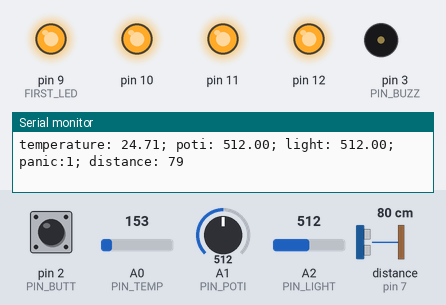
The sketch below on a simulated Arduino Uno, built with avr-gcc and run on an emulated ATmega328P. Shown: output pins drawn as LEDs (lit = HIGH), buzzer (waves = sounding), the last lines printed to the serial monitor. Wiring (inferred from the names in the program): ultrasonic range finder: trigger pin 6; echo pin 7. The test bench sets the inputs (shaded band); at power-on: pin 2 (PIN_BUTT) LOW, distance to the obstacle (sensor on pin 7) 80 cm, A0 (PIN_TEMP) = 153, A1 (PIN_POTI) = 512, A2 (PIN_LIGHT) = 512. The echo pulse lasts 58.3 µs per cm; pins used as bus, display or sensor lines are not drawn.

Above: at 1.2 s.
1.3 s: pin 2 (PIN_BUTT) pulled HIGH for 1 s
At 1.49 s:
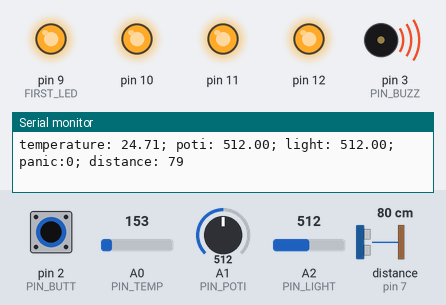
4.3 s: distance to the obstacle (sensor on pin 7) set to 18 cm
7.3 s: pin 2 (PIN_BUTT) pulled HIGH for 0.15 s
At 8.4 s:
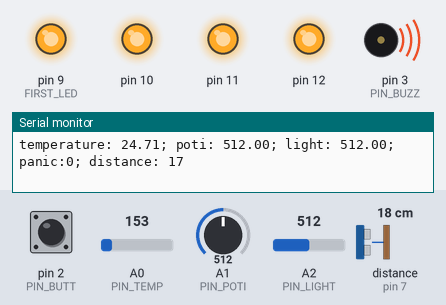
8.9 s: A0 (PIN_TEMP) set to 114
11.9 s: pin 2 (PIN_BUTT) pulled HIGH for 3.2 s
At 15.4 s:
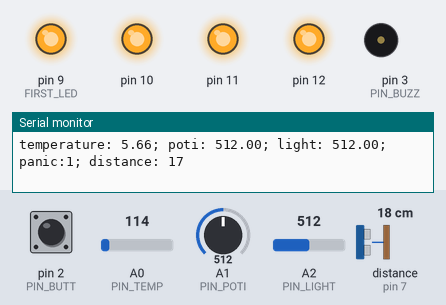
16.6 s: A1 (PIN_POTI) set to 30
Timing chart, 0 to 19.6 s (numbered marks = the images above; inputs shaded):
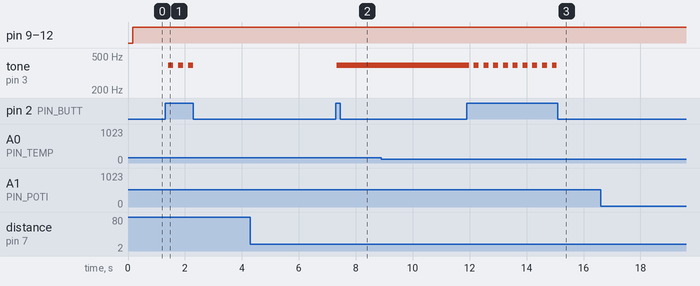

Measured:
- after the input at 1.3 s, tone on pin 3 (PIN_BUZZ): alternates 392 Hz for 0.18 s and silent for 0.18 s, 6 changes in all, then stays silent, starting after 0.11 s
- after the input at 7.3 s, tone on pin 3 (PIN_BUZZ): silent → 392 Hz at once
- after the input at 11.9 s, tone on pin 3 (PIN_BUZZ): alternates 392 Hz for 0.17 s and silent for 0.17 s, 19 changes in all, then stays silent, starting after 0.08 s

The sketch:

sensorBasic.ino
```cpp
#include "sensorLib.h"

float temperature = 0.;
float poti = 0.;
float light = 0.;

void setup() {
  Serial.begin(9600);
  startTime = millis();
  for(int i=0;i<N_LED;i++){
    pinMode(FIRST_LED+i,OUTPUT);
    digitalWrite(FIRST_LED+i,LOW);
  }
  pinMode(2,INPUT); // button
  pinMode(PIN_TRIG, OUTPUT);
  pinMode(PIN_ECHO, INPUT);
}

void loop() {
  temperature = analogAverage(PIN_TEMP);
  poti = analogAverage(PIN_POTI);
  light = analogAverage(PIN_LIGHT);
  temperature = (temperature*voltConv - 0.5)*100.;
  measureDistance();
  if(updateTime()){
    panicButton();
    levelLed(temperature,tempBase);
    //levelLed(light,lightBase);
    printState(temperature,poti,light);
    setBase();
    playTone(light);
  }
  delay(5);
}
```

pitches.h
```cpp
/*************************************************
 * Public Constants
 *************************************************/
#include <inttypes.h>
#include "Arduino.h"

#define NOTE_B0  31
#define NOTE_C1  33
#define NOTE_CS1 35
#define NOTE_D1  37
#define NOTE_DS1 39
#define NOTE_E1  41
#define NOTE_F1  44
#define NOTE_FS1 46
#define NOTE_G1  49
#define NOTE_GS1 52
#define NOTE_A1  55
#define NOTE_AS1 58
#define NOTE_B1  62
#define NOTE_C2  65
#define NOTE_CS2 69
#define NOTE_D2  73
#define NOTE_DS2 78
#define NOTE_E2  82
#define NOTE_F2  87
#define NOTE_FS2 93
#define NOTE_G2  98
#define NOTE_GS2 104
#define NOTE_A2  110
#define NOTE_AS2 117
#define NOTE_B2  123
#define NOTE_C3  131
#define NOTE_CS3 139
#define NOTE_D3  147
#define NOTE_DS3 156
#define NOTE_E3  165
#define NOTE_F3  175
#define NOTE_FS3 185
#define NOTE_G3  196
#define NOTE_GS3 208
#define NOTE_A3  220
#define NOTE_AS3 233
#define NOTE_B3  247
#define NOTE_C4  262
#define NOTE_CS4 277
#define NOTE_D4  294
#define NOTE_DS4 311
#define NOTE_E4  330
#define NOTE_F4  349
#define NOTE_FS4 370
#define NOTE_G4  392
#define NOTE_GS4 415
#define NOTE_A4  440
#define NOTE_AS4 466
#define NOTE_B4  494
#define NOTE_C5  523
#define NOTE_CS5 554
#define NOTE_D5  587
#define NOTE_DS5 622
#define NOTE_E5  659
#define NOTE_F5  698
#define NOTE_FS5 740
#define NOTE_G5  784
#define NOTE_GS5 831
#define NOTE_A5  880
#define NOTE_AS5 932
#define NOTE_B5  988
#define NOTE_C6  1047
#define NOTE_CS6 1109
#define NOTE_D6  1175
#define NOTE_DS6 1245
#define NOTE_E6  1319
#define NOTE_F6  1397
#define NOTE_FS6 1480
#define NOTE_G6  1568
#define NOTE_GS6 1661
#define NOTE_A6  1760
#define NOTE_AS6 1865
#define NOTE_B6  1976
#define NOTE_C7  2093
#define NOTE_CS7 2217
#define NOTE_D7  2349
#define NOTE_DS7 2489
#define NOTE_E7  2637
#define NOTE_F7  2794
#define NOTE_FS7 2960
#define NOTE_G7  3136
#define NOTE_GS7 3322
#define NOTE_A7  3520
#define NOTE_AS7 3729
#define NOTE_B7  3951
#define NOTE_C8  4186
#define NOTE_CS8 4435
#define NOTE_D8  4699
#define NOTE_DS8 4978

static const uint16_t sNotePitches[] = {
    NOTE_B0, NOTE_C1, NOTE_CS1, NOTE_D1, NOTE_DS1, NOTE_E1, NOTE_F1, NOTE_FS1,
    NOTE_G1, NOTE_GS1, NOTE_A1, NOTE_AS1, NOTE_B1, NOTE_C2, NOTE_CS2, NOTE_D2,
    NOTE_DS2, NOTE_E2, NOTE_F2, NOTE_FS2, NOTE_G2, NOTE_GS2, NOTE_A2, NOTE_AS2,
    NOTE_B2, NOTE_C3, NOTE_CS3, NOTE_D3, NOTE_DS3, NOTE_E3, NOTE_F3, NOTE_FS3,
    NOTE_G3, NOTE_GS3, NOTE_A3, NOTE_AS3, NOTE_B3, NOTE_C4, NOTE_CS4, NOTE_D4,
    NOTE_DS4, NOTE_E4, NOTE_F4, NOTE_FS4, NOTE_G4, NOTE_GS4, NOTE_A4, NOTE_AS4,
    NOTE_B4, NOTE_C5, NOTE_CS5, NOTE_D5, NOTE_DS5, NOTE_E5, NOTE_F5, NOTE_FS5,
    NOTE_G5, NOTE_GS5, NOTE_A5, NOTE_AS5, NOTE_B5, NOTE_C6, NOTE_CS6, NOTE_D6,
    NOTE_DS6, NOTE_E6, NOTE_F6, NOTE_FS6, NOTE_G6, NOTE_GS6, NOTE_A6, NOTE_AS6,
    NOTE_B6, NOTE_C7, NOTE_CS7, NOTE_D7, NOTE_DS7, NOTE_E7, NOTE_F7, NOTE_FS7,
    NOTE_G7, NOTE_GS7, NOTE_A7, NOTE_AS7, NOTE_B7, NOTE_C8, NOTE_CS8, NOTE_D8, NOTE_DS8,
};


int nNote = 12;
int nSeq1[] = {
  20,140,100,130,90,147,89,200,220,140,160,230
};
int nSeq2[] = {
  20,40,60,30,90,47,89,20,22,34,60,30
};
int nSeq3[] = {
  40,60,120,50,110,67,109,220,240,160,180,250
};
int nSeq4[] = {
  60,80,140,70,130,77,129,240,250,180,220,250
};
int tSeq[] = {
  5,4,6,9,7,8,7,3,8,10,3,7
};

byte commandByte;
byte noteByte;
byte velocityByte;

int currentTime;
int loopTime;
```

sensorLib.cpp
```cpp
#include "sensorLib.h"
#include "pitches.h"

float tempBase = 0.;
float lightBase = 0.;
float voltConv = 5./1024.;

int startTime = 0;
int currTime = 0;
int i = 0;
int j = 0;
int note = 0;
bool panic = 1;

long duration=0, cm=0;

int mean = 0;
float delta = 1./(float)N_AVERAGE;

void panicButton(){
  int state = digitalRead(PIN_BUTT);
  if(state==HIGH){
    panic = !panic;
  }
}

float analogAverage(int pinN){
  mean = 0;
  for(i=0;i<N_AVERAGE;i++){
    mean += analogRead(pinN);
    delay(5);
  }
  return (float)mean*delta;
}

bool updateTime(){
  currTime = millis();
  if(currTime - startTime < N_UPDATE){
    return 0;
  }
  else{
    startTime = currTime;
    return 1;
  }
}

void levelLed(float val, float min_val){
  mean = (val - min_val)*.5/(float)N_LED;
  j = (int)mean;
  for(i=0;i<N_LED;i++){
    if(i > j){
      digitalWrite(FIRST_LED + i,HIGH);
    }
    else{
      digitalWrite(FIRST_LED + i,HIGH);
    }
  }
}

void setBase(){
  int state = digitalRead(PIN_BUTT);
  if(state==LOW){
    tempBase = analogRead(PIN_TEMP);
    lightBase = analogRead(PIN_LIGHT);
  }
}

void printState(float temperature, float poti, float light){
  Serial.print("temperature: ");
  Serial.print(temperature);
  Serial.print("; poti: ");
  Serial.print(poti);
  Serial.print("; light: ");
  Serial.print(light);
  Serial.print("; panic:");
  Serial.print(panic);
  Serial.print("; distance: ");
  Serial.print(cm);
  Serial.println("");
}

void playTone(float val){
  if(!panic){
    note = map((int)val,0,1024,0,88);
    tone(PIN_BUZZ,sNotePitches[note]);
  }
  else{
    noTone(PIN_BUZZ);
  }
}

void measureDistance(){
  digitalWrite(PIN_TRIG, LOW);
  delayMicroseconds(5);
  digitalWrite(PIN_TRIG, HIGH);
  delayMicroseconds(10);
  digitalWrite(PIN_TRIG, LOW);
  pinMode(PIN_ECHO, INPUT);
  duration = pulseIn(PIN_ECHO, HIGH);
  cm = (duration/2) / 29.1;     // Divide by 29.1 or multiply by 0.0343
  delay(5);
}
```

sensorLib.h
```cpp
#include <Arduino.h>

#ifndef SENSORLIB_H
#define SENSORLIB_H

#define N_AVERAGE 10
#define N_UPDATE 100
#define N_LED 4
#define FIRST_LED 9

#define PIN_TEMP A0
#define PIN_POTI A1
#define PIN_LIGHT A2

#define PIN_BUZZ 3
#define PIN_BUTT 2
#define PIN_TRIG 6
#define PIN_ECHO 7

extern bool updateTime();
extern void levelLed(float val, float min_val);
extern void printState(float temperature, float poti, float light);
extern void setBase();
extern float analogAverage(int pinN);
extern void playTone(float val);
extern void panicButton();
extern void measureDistance();

extern float tempBase;
extern float lightBase;
extern float voltConv;

extern int startTime;
extern int currTime;
extern int i;
extern int j;
extern bool panic;

#endif
```
